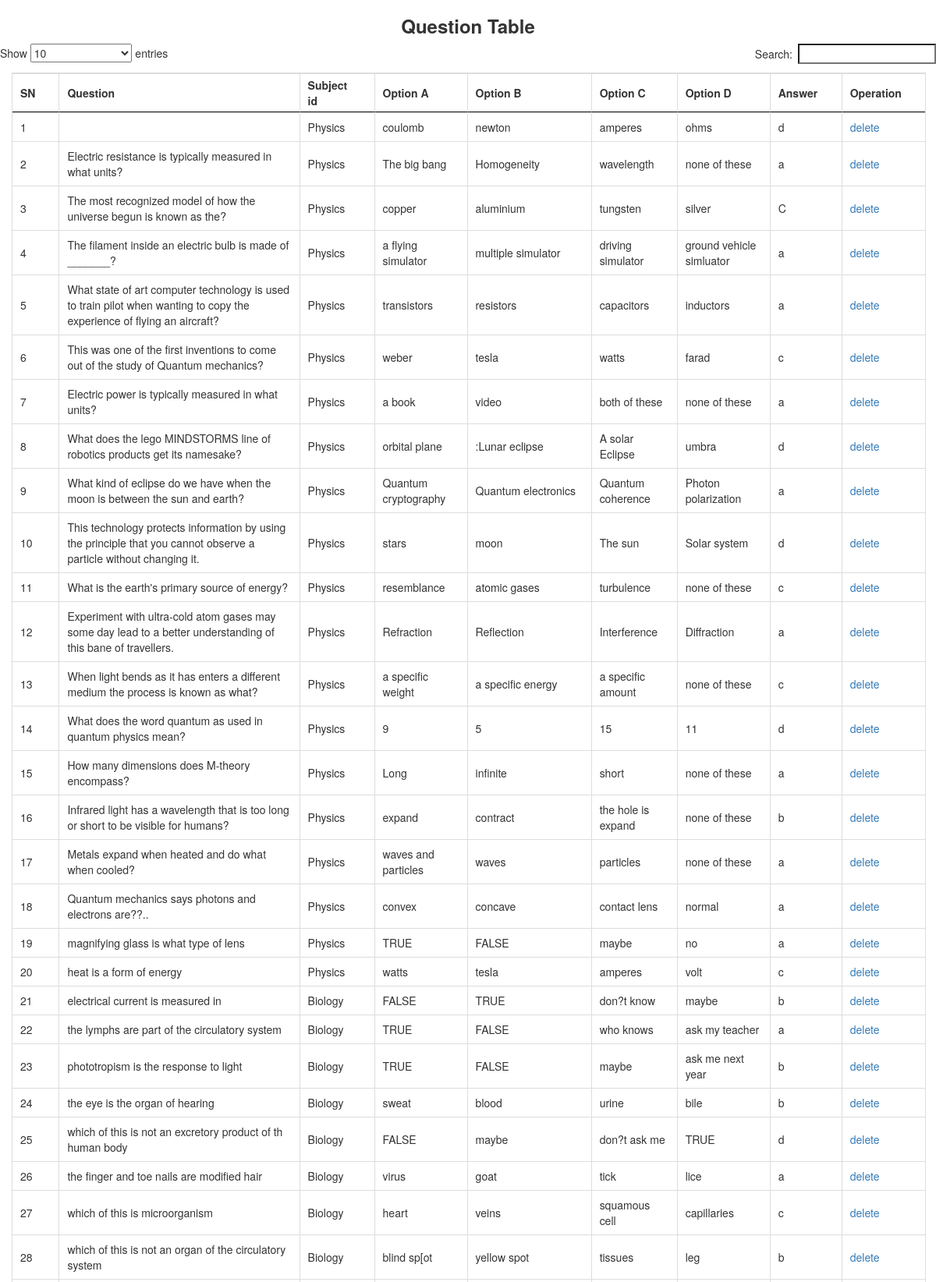
The page /admin/view_question.php (upper part) on the database its author committed.
### tables this page shows
CREATE TABLE IF NOT EXISTS `questions` (
`id` int(11) NOT NULL,
  `question` text NOT NULL,
  `subject_id` int(11) unsigned NOT NULL,
  `option_a` text NOT NULL,
  `option_b` text NOT NULL,
  `option_c` text NOT NULL,
  `option_d` text NOT NULL,
  `answer` varchar(200) NOT NULL
);

CREATE TABLE IF NOT EXISTS `subject` (
`id` int(11) NOT NULL,
  `name` varchar(200) NOT NULL
);

### function/function.php (the view, shortened to what this page needs)
<?php
class App
{
		function fetch($table, $id){
			if ($id=='') {
				$qwery = mysql_query("SELECT * FROM $table ORDER BY id DESC") or die(mysql_error());
			}else{
				$qwery = mysql_query("SELECT * FROM $table WHERE id='$id'") or die(mysql_error());
			}
				switch ($table) {
						?>
						<?php
					case "questions":
						?>
						<div class="col-md-12"><caption><h3 style="text-align:center;"><b>Question Table</b></h3></caption><table style="border-collapse:collapse;" id="myTable" class="table-bordered">
							<thead>
								<th>SN</th>
				                <th>Question</th>
				                <th>Subject id</th>
				                <th>Option A</th>
				                <th>Option B </th>
				                <th>Option C</th>
				                <th>Option D</th>
				                <th>Answer</th>
				                <th>Operation</th>
				            </thead>
								<?php
								$sn=1;
								while($sql_found=mysql_fetch_array($qwery)){
									$qid=$sql_found['id'];
									$sql=mysql_query("SELECT subject.name AS sname FROM subject JOIN questions ON subject.id=questions.subject_id WHERE questions.id='$qid'") or die(mysql_error());
									$fetch=mysql_fetch_array($sql);
									?>
									<tbody>
									<?php
										echo '<tr>'.
				                        '<td>' . $sn . '</td>' .
				                        '<td>' . $sql_found["question"] . '</td>' .
				                        '<td>' . $fetch["sname"] . '</td>' .
				                        '<td>' . $sql_found["option_a"] . '</td>' .
				                        '<td>' . $sql_found["option_b"] . '</td>' .
				                        '<td>' . $sql_found["option_c"] . '</td>' .
				                        '<td>' . $sql_found["option_d"] . '</td>' .
				                        '<td>' . $sql_found["answer"] . '</td>' .
				                        '<td><a  href="delete.php?question='.$sql_found['id'].'">delete</a></td>'.
				                       '</tr>';
				                       ?>
									</tbody>
									<?php
									$sn ++;
									}?>
							</table>
						</div>
						<?php
						break;
						?>
						<?php
				}
		}
}
?>

### rows shown on the page
questions: subject.name "Physics", option_a "coulomb", option_b "newton", option_c "amperes", option_d "ohms", answer "d"
questions: question "Electric resistance is typically measured in what units?", subject.name "Physics", option_a "The big bang", option_b "Homogeneity", option_c "wavelength", option_d "none of these", answer "a"
questions: question "The most recognized model of how the universe begun is known as the?", subject.name "Physics", option_a "copper", option_b "aluminium", option_c "tungsten", option_d "silver", answer "C"
questions: question "The filament inside an electric bulb is made of _______?", subject.name "Physics", option_a "a flying simulator", option_b "multiple simulator", option_c "driving simulator", option_d "ground vehicle simluator", answer "a"
questions: question "What state of art computer technology is used to train pilot when wanting to copy the experience of flying an aircraft?", subject.name "Physics", option_a "transistors", option_b "resistors", option_c "capacitors", option_d "inductors", answer "a"
questions: question "This was one of the first inventions to come out of the study of Quantum mechanics?", subject.name "Physics", option_a "weber", option_b "tesla", option_c "watts", option_d "farad", answer "c"
questions: question "Electric power is typically measured in what units?", subject.name "Physics", option_a "a book", option_b "video", option_c "both of these", option_d "none of these", answer "a"
questions: question "What does the lego MINDSTORMS line of robotics products get its namesake?", subject.name "Physics", option_a "orbital plane", option_b ":Lunar eclipse", option_c "A solar Eclipse", option_d "umbra", answer "d"
questions: question "What kind of eclipse do we have when the moon is between the sun and earth?", subject.name "Physics", option_a "Quantum cryptography", option_b "Quantum electronics", option_c "Quantum coherence", option_d "Photon polarization", answer "a"
questions: question "This technology protects information by using the principle that you cannot observe a particle without changing it.", subject.name "Physics", option_a "stars", option_b "moon", option_c "The sun", option_d "Solar system", answer "d"
questions: question "What is the earth's primary source of energy?", subject.name "Physics", option_a "resemblance", option_b "atomic gases", option_c "turbulence", option_d "none of these", answer "c"
questions: question "Experiment with ultra-cold atom gases may some day lead to a better understanding of this bane of travellers.", subject.name "Physics", option_a "Refraction", option_b "Reflection", option_c "Interference", option_d "Diffraction", answer "a"
questions: question "When light bends as it has enters a different medium the process is known as what?", subject.name "Physics", option_a "a specific weight", option_b "a specific energy", option_c "a specific amount", option_d "none of these", answer "c"
questions: question "What does the word quantum as used in quantum physics mean?", subject.name "Physics", option_a "9", option_b "5", option_c "15", option_d "11", answer "d"
questions: question "How many dimensions does M-theory encompass?", subject.name "Physics", option_a "Long", option_b "infinite", option_c "short", option_d "none of these", answer "a"
questions: question "Infrared light has a wavelength that is too long or short to be visible for humans?", subject.name "Physics", option_a "expand", option_b "contract", option_c "the hole is expand", option_d "none of these", answer "b"
questions: question "Metals expand when heated and do what when cooled?", subject.name "Physics", option_a "waves and particles", option_b "waves", option_c "particles", option_d "none of these", answer "a"
questions: question "Quantum mechanics says photons and electrons are??..", subject.name "Physics", option_a "convex", option_b "concave", option_c "contact lens", option_d "normal", answer "a"
questions: question "magnifying glass is what type of lens", subject.name "Physics", option_a "TRUE", option_b "FALSE", option_c "maybe", option_d "no", answer "a"
questions: question "heat is a form of energy", subject.name "Physics", option_a "watts", option_b "tesla", option_c "amperes", option_d "volt", answer "c"
questions: question "electrical current is measured in", subject.name "Biology", option_a "FALSE", option_b "TRUE", option_c "don?t know", option_d "maybe", answer "b"
questions: question "the lymphs are part of the circulatory system", subject.name "Biology", option_a "TRUE", option_b "FALSE", option_c "who knows", option_d "ask my teacher", answer "a"
questions: question "phototropism is the response to light", subject.name "Biology", option_a "TRUE", option_b "FALSE", option_c "maybe", option_d "ask me next year", answer "b"
questions: question "the eye is the organ of hearing", subject.name "Biology", option_a "sweat", option_b "blood", option_c "urine", option_d "bile", answer "b"
questions: question "which of this is not an excretory product of th human body", subject.name "Biology", option_a "FALSE", option_b "maybe", option_c "don?t ask me", option_d "TRUE", answer "d"
questions: question "the finger and toe nails are modified hair", subject.name "Biology", option_a "virus", option_b "goat", option_c "tick", option_d "lice", answer "a"
questions: question "which of this is microorganism", subject.name "Biology", option_a "heart", option_b "veins", option_c "squamous cell", option_d "capillaries", answer "c"
questions: question "which of this is not an organ of the circulatory system", subject.name "Biology", option_a "blind sp[ot", option_b "yellow spot", option_c "tissues", option_d "leg", answer "b"
